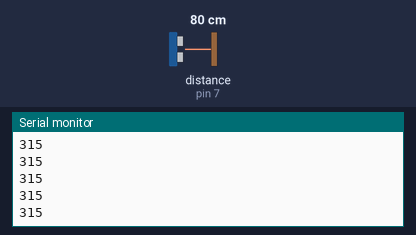
A sketch run on a simulated Arduino Uno, built with avr-gcc and run on an emulated ATmega328P. On the bench: the last lines printed to the serial monitor. Wiring (inferred from the names in the program): ultrasonic range finder: trigger pin 8; echo pin 7. The test bench sets the inputs (shaded band); at power-on: distance to the obstacle (sensor on pin 7) 80 cm. The echo pulse lasts 58.3 µs per cm.

Above: at 1.2 s.
1.3 s: distance to the obstacle (sensor on pin 7) set to 2 cm
At 2.4 s:
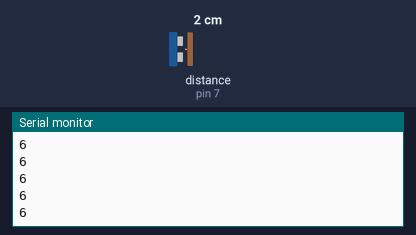
2.8 s: distance to the obstacle (sensor on pin 7) set to 4 cm
At 3.4 s:
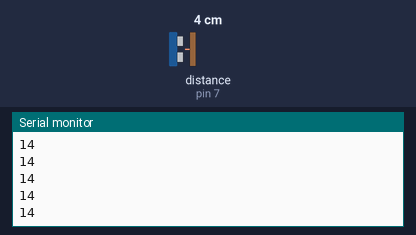
Timing chart, 0 to 5.8 s (numbered marks = the images above; inputs shaded):
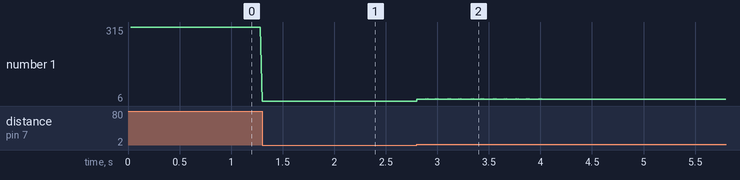

The sketch:

Block_break.ino
```cpp
#define echoPin 7
#define trigPin 8


long duration;
int distance;
int dista;
int distan;


void setup() {
  pinMode(trigPin, OUTPUT);
  pinMode(echoPin, INPUT);
  Serial.begin(9600);
  Serial.println("Ultrasonic Sensor Test");
}
void dist(){
  digitalWrite(trigPin, LOW);
  delayMicroseconds(10);
  digitalWrite(trigPin, HIGH);
  delayMicroseconds(20);
  digitalWrite(trigPin, LOW);

  duration = pulseIn(echoPin, HIGH);
  distance = duration * 0.34 /2;

  if(distance<1000){
    dista = distance;
  }
  }
void loop() {
  for (int i=1; i<=5; i++){
  dist();
  dista+=distance;
  }
  distan = dista/5;

  Serial.println(distan);
  }
```

Measured:
- after the input at 1.3 s, the serial monitor: prints a new line at once (image 1)
- after the input at 2.8 s, the serial monitor: prints a new line at once (image 2)
- plotted number 1: 315 → 6 after the input at 1.3 s, 6 → 14 after the input at 2.8 s
